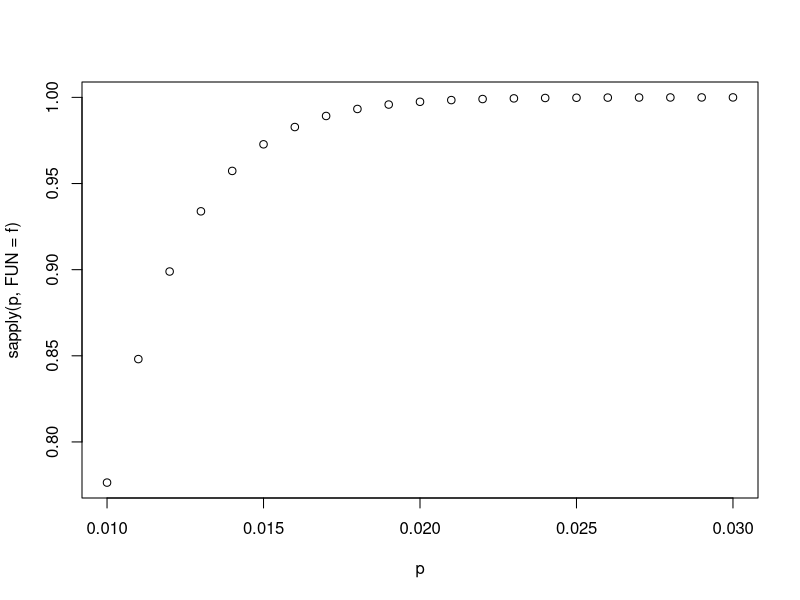
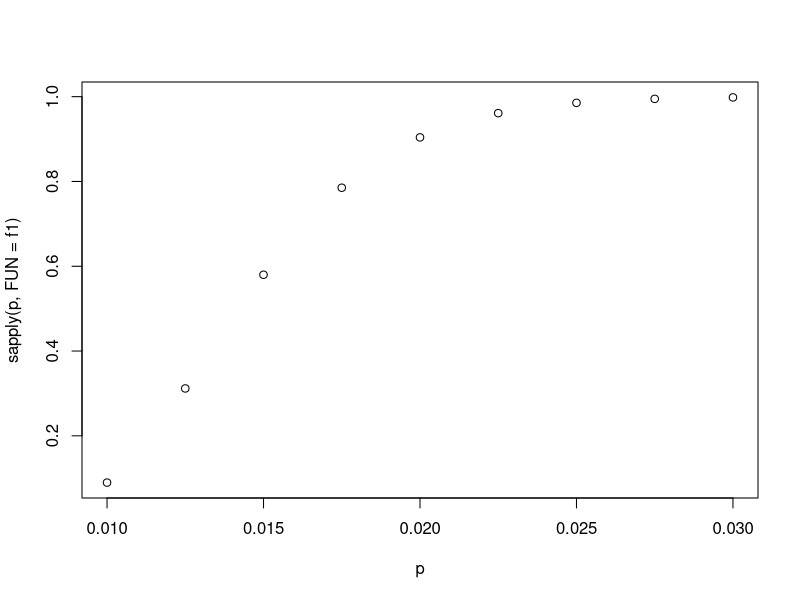

Source code (R) for these figures, in order:
#cargamos librerias
library(tidyverse)
library(dslabs)
#cargamos datos
data(death_prob)
head(death_prob)
#probabilidad de muerte mujer de 50 años
p <- death_prob %>% filter(age==50, sex == "Female") %>% pull(prob)
#valor esperado de utilidad neta de una mujer de 50 años
(-150000 * p) + (1150 * (1 - p))

#error estandar
abs(-150000 - 1150) * sqrt(p * (1 - p))

#CLT
pnorm(0, 1000 * (-150000 * p + 1150 * (1 - p)),
sqrt(1000) * (abs(-150000 - 1150) * sqrt(p * (1 - p))))

#probabilidad de muerte hombre de 50 años
pm <- death_prob %>% filter(age==50, sex == "Male") %>% pull(prob)
#cobro de prima
# donde  E[S] = mu_S = 700000
#         n = 1000
#         pm = probabilidad de muerte hombres de 50 años
#         a = 150000 perdida
#         b = valor de prima a calcular
# E[S] = n * (apm + b(1-pm))
# --> b = ((E[S]/n) - apm)/(1-pm)
b <- ((700000 / 1000) - -150000 * pm) / (1 - pm)

#error estandar
err <- sqrt(1000) * abs(b - -150000) *sqrt(pm*(1-pm))

#probabilidad de perder dinero
pnorm(0, 1000 * (-150000 * pm + b * (1 - pm)), err)

# ganancias esperadas para la compañia con mas de 1,000 policias
mu <- 1000 * (-150000*0.015 + 1150*(1-0.015))

#error estandar
err3 <- sqrt(1000) * abs(-150000 - 1150) * sqrt(0.015*(1 - 0.015))

#probabilidad de perder dinero
p3 <- pnorm(0, mu, err3)

#probabilidad de perder mas de un millon
pnorm(-1000000, mu, err3)

#probabilidad de muerte más baja
#para la que la posibilidad de perder dinero supera el 90%
p <- seq(0.01, 0.03, 0.001)
f <- function(p){
  mu <- 1000 * (-150000 * p + 1150 * (1 - p))
  err <- sqrt(1000) * abs(-150000 - 1150) * sqrt(p * (1 - p))
  pnorm(0, mu, err)
}
sapply(p, FUN=f)
plot(p, sapply(p, FUN=f))

#probabilidad de muerte más baja 
#para la cual la probabilidad de perder más de $1 millón supera el 90%
p <- seq(0.01, 0.03, 0.0025)
f1 <- function(p){
  mu <- 1000 * (-150000 * p + 1150 * (1 - p))
  err <- sqrt(1000) * abs(-150000 - 1150) * sqrt(p * (1 - p))
  pnorm(-1000000, mu, err)
}
sapply(p, FUN=f1)
plot(p, sapply(p, FUN=f1))

#perdidas o ganancias
set.seed(25)
n <- 1000
p_perder <- 0.015

X <- sample(c(0, 1), n, replace=TRUE, prob = c((1 - p_perder),p_perder))
ganancia <- -150000 * sum(X == 1)/10^6 # en millones
perdida <- 1150 * sum(X == 0) / 10^6
ganancia + perdida

#probabilidad de perder 1 millon o mas
set.seed(27)
S <- replicate(10000, {
  X <- sample(c(0, 1), 1000, replace=TRUE, prob = c((1-0.015), 0.015))
  perder <- -150000 * sum(X == 1)/10^6 # en millones
  ganar <- 1150*sum(X == 0) / 10^6
  perder + ganar
})
sum(S <= -1) / 10000

#Calcule la prima requerida para una probabilidad del 5% de perder dinero 
#dado n = 1000 préstamos probabilidad de muerte p = 0.015,
#pérdida por siniestro l=-150000.
p <- .015
n <- 1000
l <- -150000
z <- qnorm(.05)
x <- -l*( n*p - z*sqrt(n*p*(1-p)))/ ( n*(1-p) + z*sqrt(n*p*(1-p)))

#ganancia esperada por poliza
l*p + x*(1-p)

# Monte Carlo Probabilidad de perder dinero
set.seed(28)
S <- replicate(10000, {
  X <- sample(c(0,1), n, replace = TRUE, prob=c((1-p), p))
  perdida <- l * sum(X == 1) / 10^6 # en millones
  ganancia <- x * sum(X == 0) / 10^6
  ganancia + perdida
})
sum(S<0)/10000

# Monte Carlo pandemia
set.seed(29)
n <- 1000
B <- 10000
l <- -150000
p <- 0.015
x <- 3268.063
X <- replicate(B, {
  Y <- sample(c(x, l), n, replace=TRUE, prob=c(1-p, p))
  sum(Y)
})

# 1000 polizas
mean(X)

#probabilidad de perder dinero
sum(X<0)/B

mean(X<-1000000)
